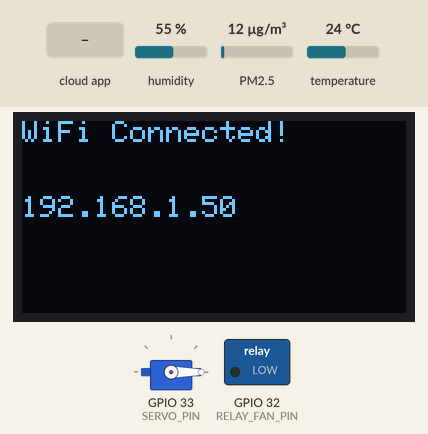
Simulated run of this sketch. Board: ESP32. Parts: 128×64 one-colour display, servo, switched loads named in the sketch (green lamp = pin HIGH). The inputs (shaded band) are chosen by the test bench; at power-on: PM2.5 12 µg/m³, humidity 55 %, temperature 24 °C. WiFi joins after 1.5 s; servers stay silent unless stated; the local clock reads 2024-03-15 10:24:30 at power-on unless the sketch sets it; the modem accepts every AT command (registered, SIM ready, sends succeed) and sends nothing else; the Firebase database answers and starts empty; what the sketch prints to the serial monitor is not drawn. At 24.6 s the program restarts the board; the recording ends there.

Above: at 2.6 s.
At 10.4 s:
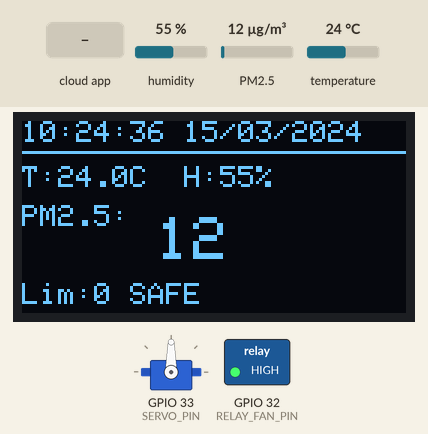
10.5 s: the phone or cloud app sets threshold to 1
At 12.3 s:
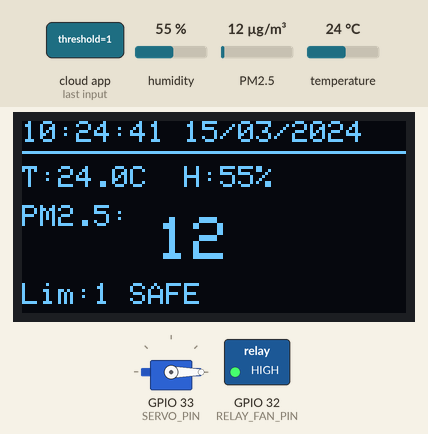
15.3 s: the phone or cloud app sets door to RESET
At 17.8 s:
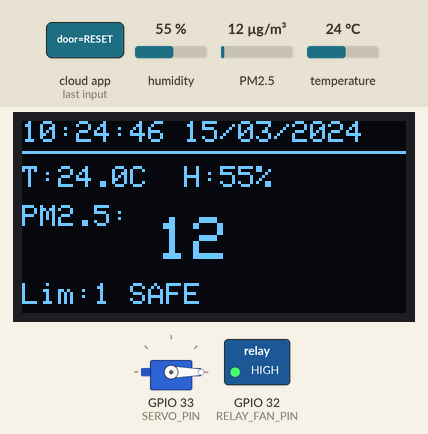
19.5 s: PM2.5 set to 6 µg/m³
At 20.7 s:
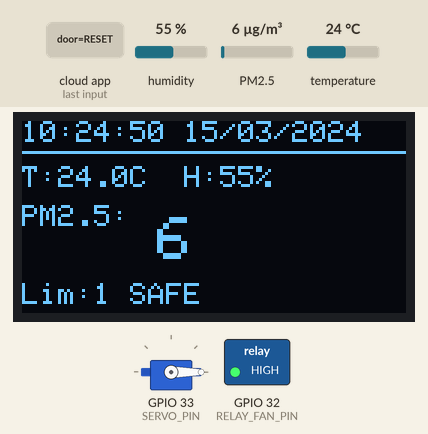
22.6 s: the phone or cloud app sets command to RESET
Timing chart, 0 to 24.6 s (numbered marks = the images above; inputs shaded):
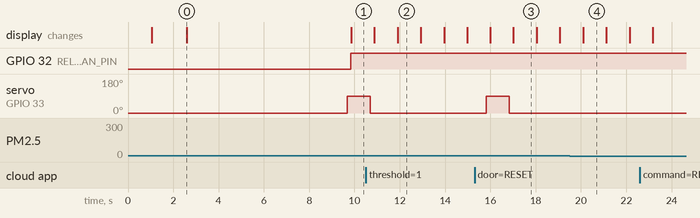

Measured:
- after the input at 15.3 s, servo on GPIO 33 (SERVO_PIN): 0° → 90° after 0.52 s, → 0° 1.0 s later
- what the display in image 0 shows lasts 7.3 s, from 2.6 s to 9.9 s
- what the display in image 2 shows lasts 1.0 s, from 11.9 s to 12.9 s

The sketch:

Environmental_Monitor.ino
```cpp
#include <WiFi.h>
#include <FirebaseESP32.h>
#include <ESP32Servo.h>
#include <Wire.h>
#include <Adafruit_GFX.h>
#include <Adafruit_SSD1306.h>
#include "Adafruit_SHT4x.h"
#include "PMS.h"
#include "config.h"
#include "website.h"
#include <time.h>
#include <BlynkSimpleEsp32.h>
#include <WebServer.h>

// --- CẤU HÌNH MÀN HÌNH OLED ---
#define SCREEN_WIDTH 128
#define SCREEN_HEIGHT 64
#define OLED_RESET    -1
Adafruit_SSD1306 display(SCREEN_WIDTH, SCREEN_HEIGHT, &Wire, OLED_RESET);

// --- CẤU HÌNH FIREBASE ---
FirebaseData fbdo;
FirebaseAuth auth;
FirebaseConfig fbConfig;

// --- CẤU HÌNH CẢM BIẾN & SERVO ---
Adafruit_SHT4x sht4 = Adafruit_SHT4x();
HardwareSerial SerialPMS(1);
PMS pms(SerialPMS);
PMS::DATA data;
Servo doorServo;

// --- CẤU HÌNH MODULE SIM 4G (A7680C) ---
#define SIM_RX 16
#define SIM_TX 17
HardwareSerial SerialSIM(2);
bool isSmsSent = false;
String phoneNumber = "+84968595206";

// --- CÁC BIẾN TRẠNG THÁI HỆ THỐNG ---
unsigned long lastPush = 0;
unsigned long lastGetFirebase = 0;
unsigned long lastLCDUpdate = 0;

int dynamic_threshold = 100;
int auto_close_time = 20;
int lastPos = 0;
String mode = "AUTO";
String manualDoorState = "CLOSE";
bool isFanOn = false;
unsigned long manualExpireTime = 0;

// Biến đếm số lần thử kết nối lại WiFi
int wifi_retry_count = 0;

// Khởi tạo Local Server chạy cổng 80
WebServer localServer(80);

// --- HÀM LẤY THỜI GIAN ---
String getFormattedTime() {
  struct tm timeinfo;
  if (!getLocalTime(&timeinfo)) return "SYNCING...";
  char buffer[25];
  strftime(buffer, sizeof(buffer), "%H:%M:%S %d/%m/%Y", &timeinfo);
  return String(buffer);
}

// --- HÀM GỬI TIN NHẮN SMS ---
void sendSMS(String message) {
  Serial.println(">> [SMS] Đang gửi tin nhắn cảnh báo...");
  SerialSIM.println("AT+CMGF=1"); // Đưa module về chế độ nhắn tin Text
  delay(200);
  SerialSIM.print("AT+CMGS=\"");
  SerialSIM.print(phoneNumber);
  SerialSIM.println("\"");
  delay(200);
  SerialSIM.print(message);
  delay(200);
  SerialSIM.write(26); // Mã ASCII Ctrl+Z để gửi
  delay(3000);
  Serial.println(">> [SMS] Đã gửi thành công!");
}

void setup() {
  Serial.begin(115200);
  // FIX LỖI RÚT CÁP TYPE-C: Chờ 1 giây để mạch nhận đủ nguồn từ Adapter ngoài
  delay(1000);

  Wire.begin(I2C_SDA, I2C_SCL);
  if(!display.begin(SSD1306_SWITCHCAPVCC, 0x3C)) Serial.println(F("OLED failed"));

  display.clearDisplay();
  display.setTextColor(SSD1306_WHITE);
  display.setCursor(0, 10);
  display.println("Connecting WiFi...");
  display.display();

  WiFi.begin(WIFI_SSID, WIFI_PASSWORD);
  while (WiFi.status() != WL_CONNECTED) { delay(500); Serial.print("."); }

  configTime(7 * 3600, 0, "pool.ntp.org");
  fbConfig.host = FIREBASE_HOST;
  fbConfig.signer.tokens.legacy_token = FIREBASE_AUTH;
  Firebase.begin(&fbConfig, &auth);
  Firebase.reconnectWiFi(true);

  if (!sht4.begin()) Serial.println("SHT41 error!");

  // Khởi tạo UART1 (Cảm biến bụi) và UART2 (SIM 4G)
  SerialPMS.begin(9600, SERIAL_8N1, PMS_RX, PMS_TX);
  SerialSIM.begin(115200, SERIAL_8N1, SIM_RX, SIM_TX);

  doorServo.attach(SERVO_PIN);
  pinMode(RELAY_FAN_PIN, OUTPUT);
  doorServo.write(0);
  digitalWrite(RELAY_FAN_PIN, LOW);
  Serial.println("\n--- SYSTEM READY ---");

  // Khởi tạo Web Server nội bộ TRƯỚC để chắc chắn nó đã mở port 80
  localServer.on("/", []() {
    localServer.send(200, "text/html", index_html);
  });
  localServer.begin();

  // IN RA IP RA CỔNG SERIAL
  Serial.println("\n==================================");
  Serial.print(">> WEB DASHBOARD IP: ");
  Serial.println(WiFi.localIP());
  Serial.println("==================================\n");

  // --- HIỂN THỊ IP LÊN MÀN HÌNH OLED ---
  display.clearDisplay();
  display.setTextSize(1);
  display.setCursor(0, 0);
  display.println("WiFi Connected!");
  display.setTextSize(1);
  display.setCursor(0, 25);
  display.println(WiFi.localIP().toString());
  display.display();

  delay(2500);

  lastLCDUpdate = millis();

  Blynk.config(BLYNK_AUTH_TOKEN);
}

void loop() {
  Blynk.run();
  localServer.handleClient();

  // --- KIỂM TRA WIFI & TỰ ĐỘNG RESET NẾU RỚT MẠNG LÂU ---
  if (WiFi.status() != WL_CONNECTED) {
    wifi_retry_count++;
    Serial.printf(">> Đang thử kết nối lại WiFi... Lần %d/10\n", wifi_retry_count);
    WiFi.begin(WIFI_SSID, WIFI_PASSWORD);
    delay(1000); // Mỗi lần thử cách nhau 1 giây

    if (wifi_retry_count >= 10) {
      Serial.println(">> [CRITICAL] Mất kết nối WiFi quá 10s! Đang tự động Reset hệ thống...");
      ESP.restart();
    }
    return;
  } else {
    wifi_retry_count = 0;
  }

  // --- 1. ĐỌC CÀI ĐẶT TỪ CLOUD ---
  if (millis() - lastGetFirebase > 1000) {
    lastGetFirebase = millis();
    bool cloudUpdated = false;

    // >> BẮT LỆNH RESET TỪ WEB DASHBOARD <<
    if (Firebase.getString(fbdo, "/Settings/command")) {
      if (fbdo.stringData() == "RESET") {
        Serial.println(">> NHẬN LỆNH REBOOT TỪ WEB. HỆ THỐNG SẼ RESET NGAY BÂY GIỜ...");
        Firebase.setString(fbdo, "/Settings/command", "NONE"); // Xóa lệnh cũ
        delay(1000);
        ESP.restart(); // LỆNH RESET PHẦN CỨNG
      }
    }

    if (Firebase.getInt(fbdo, "/Settings/threshold")) {
      if (dynamic_threshold != fbdo.intData()) { dynamic_threshold = fbdo.intData(); cloudUpdated = true; }
    }
    if (Firebase.getInt(fbdo, "/Settings/auto_close_time")) {
      if (auto_close_time != fbdo.intData()) { auto_close_time = fbdo.intData(); cloudUpdated = true; }
    }
    if (Firebase.getString(fbdo, "/Settings/door")) {
      if (manualDoorState != fbdo.stringData()) {
        manualDoorState = fbdo.stringData();
        manualExpireTime = 0;
        cloudUpdated = true;
      }
    }
    if (cloudUpdated) {
      Serial.printf(">> [SYNC] Limit: %d | Timer: %ds | DoorCmd: %s\n", dynamic_threshold, auto_close_time, manualDoorState.c_str());
    }
  }

  // --- 2. ĐỌC CẢM BIẾN ---
  sensors_event_t humidity, temp;
  sht4.getEvent(&humidity, &temp);

  static int pm25 = 0;
  if (pms.read(data)) {
    pm25 = data.PM_AE_UG_2_5;
  }
  String currentTime = getFormattedTime();

  // --- 3. LOGIC ĐIỀU KHIỂN THÔNG MINH & CẢNH BÁO SMS ---
  int thresholdHigh = dynamic_threshold;
  int thresholdLow = dynamic_threshold - 10;

  if (pm25 > thresholdHigh) {
    if (!isSmsSent) {
      String smsText = "ALERT: Bui min vuot nguong an toan (" + String(pm25) + "ug/m3). He thong dang tu dong dong cua!";
      sendSMS(smsText);
      isSmsSent = true;
    }

    if (manualDoorState == "CLOSE") {
      mode = "AUTO (PROTECT)";
      if(lastPos != 0) { doorServo.write(0); lastPos = 0; }
      isFanOn = true;
      manualExpireTime = 0;
    } else {
      mode = "AUTO (OVERRIDE)";
      if(lastPos != 90) { doorServo.write(90); lastPos = 90; }
      isFanOn = true;
      if (manualExpireTime == 0) {
        manualExpireTime = millis() + (auto_close_time * 1000);
        Serial.printf(">> WARNING! High Dust! Door will auto-close in %ds\n", auto_close_time);
      }
    }
  }
  else if (pm25 < thresholdLow) {
    isSmsSent = false;

    mode = "MANUAL";
    if (manualDoorState == "OPEN") {
      if(lastPos != 90) { doorServo.write(90); lastPos = 90; }
      isFanOn = false;
    } else {
      if(lastPos != 0) { doorServo.write(0); lastPos = 0; }
      isFanOn = false;
    }
    manualExpireTime = 0;
  }

  if (manualExpireTime != 0 && millis() > manualExpireTime) {
    Serial.println(">> TIMEOUT: Safe closing initiated.");
    manualDoorState = "CLOSE";
    Firebase.setString(fbdo, "/Settings/door", "CLOSE");
    manualExpireTime = 0;
  }

  digitalWrite(RELAY_FAN_PIN, isFanOn ? HIGH : LOW);

  // --- 4. CẬP NHẬT OLED & SERIAL ---
  if (millis() - lastLCDUpdate > 1000) {
    lastLCDUpdate = millis();
    Serial.printf("[%s] PM2.5:%d | Door:%s | Fan:%s | Mode:%s\n",
                  currentTime.c_str(), pm25, (lastPos == 90 ? "OPEN" : "CLOSE"), (isFanOn ? "ON" : "OFF"), mode.c_str());

    display.clearDisplay();
    display.setTextSize(1);
    display.setCursor(0, 0);
    display.print(currentTime);
    display.drawFastHLine(0, 10, 128, SSD1306_WHITE);
    display.setCursor(0, 15);
    display.printf("T:%.1fC  H:%.0f%%", temp.temperature, humidity.relative_humidity);
    display.setCursor(0, 28);
    display.print("PM2.5:");
    display.setTextSize(2);
    display.setCursor(45, 32);
    display.print(pm25);
    display.setTextSize(1);
    display.setCursor(0, 54);
    display.printf("Lim:%d %s", dynamic_threshold, (manualExpireTime > 0 ? "!!WARN!!" : "SAFE"));
    display.display();
  }

  // --- 5. PUSH DỮ LIỆU LÊN FIREBASE ---

  // 5.1 Đẩy dữ liệu Real-time cho Web (Ghi đè mỗi 3 giây)
  if (millis() - lastPush > 2000) {
      lastPush = millis();
      FirebaseJson json;
      json.set("temp", temp.temperature);
      json.set("hum", humidity.relative_humidity);
      json.set("pm25", pm25);
      json.set("fan", isFanOn ? "ON" : "OFF");
      json.set("door", lastPos == 90 ? "OPEN" : "CLOSE");
      json.set("mode", mode);
      json.set("time_str", currentTime);

      int remain = 0;
      if (manualExpireTime > millis()) {
          remain = (manualExpireTime - millis()) / 1000;
      }
      json.set("remaining", remain);

      Firebase.setJSON(fbdo, "/Environment/Latest", json);
  }

  // 5.2 Đẩy dữ liệu Lịch sử (Tạo dòng mới mỗi 5 phút = 300000ms)
  static unsigned long lastHistoryPush = 0;
  if (millis() - lastHistoryPush > 300000) {
      lastHistoryPush = millis();

      FirebaseJson historyJson;
      historyJson.set("temp", temp.temperature);
      historyJson.set("hum", humidity.relative_humidity);
      historyJson.set("pm25", pm25);

      // Bổ sung các thông số quan trọng cho báo  CSV
      historyJson.set("limit", dynamic_threshold);
      historyJson.set("door", lastPos == 90 ? "OPEN" : "CLOSE");
      historyJson.set("time_str", currentTime);

      // BẮT BUỘC có hàm time() lấy UNIX Timestamp
      time_t now;
      time(&now);
      historyJson.set("timestamp", now);

      // Dùng lệnh pushJSON để tạo ra 1 bản ghi mới
      if (Firebase.pushJSON(fbdo, "/Environment/History", historyJson)) {
          Serial.println("\n========================================");
          Serial.println(">> [FIREBASE] ĐÃ LƯU BẢN GHI VÀO LỊCH SỬ !");
          Serial.printf("   - Thời gian:      %s\n", currentTime.c_str());
          Serial.printf("   - Nhiệt độ:       %.1f °C\n", temp.temperature);
          Serial.printf("   - Độ ẩm:          %.0f %%\n", humidity.relative_humidity);
          Serial.printf("   - Bụi mịn PM2.5:  %d µg/m3\n", pm25);
          Serial.printf("   - Ngưỡng (Limit): %d\n", dynamic_threshold);
          Serial.printf("   - Cửa (Servo):    %s\n", (lastPos == 90 ? "OPEN" : "CLOSE"));
          Serial.println("========================================\n");
      } else {
          Serial.println(">> [FIREBASE] LỖI LƯU LỊCH SỬ: " + fbdo.errorReason());
      }
  }
}
```

config.h
```cpp
#ifndef CONFIG_H
#define CONFIG_H

// 1. Cấu hình kết nối WiFi
const char* WIFI_SSID = "Bao Lam 2.4G";
const char* WIFI_PASSWORD = "baolam1683";

// 2. Cấu hình ứng dụng BLYNK (Thêm mới)
#define BLYNK_TEMPLATE_ID "TMPL6tNTP8zT1"
#define BLYNK_TEMPLATE_NAME "IoT Environmental Monitoring System"
#define BLYNK_AUTH_TOKEN "idWQLlmxs60FgMosqmMTVi_j8li6fyqq"

// 3. Cấu hình Firebase Cloud
// Lưu ý: Không để https:// ở đầu host
#define FIREBASE_HOST "iot-environmental-acd0a-default-rtdb.asia-southeast1.firebasedatabase.app"
#define FIREBASE_AUTH "kG2Z2hVIyCnkyJbCo2jJBCRYVtpCd6HgOaREg8Zo"

// 4. Cấu hình thời gian thực (NTP)
#define NTP_SERVER "pool.ntp.org"
#define GMT_OFFSET_SEC 25200
#define DAYLIGHT_OFFSET_SEC 0

// 5. Đường dẫn dữ liệu Firebase (Paths)
#define PATH_LATEST "/Environment/Latest"
#define PATH_HISTORY "/Environment/History"
#define PATH_THRESHOLD "/Settings/threshold"

// 6. Cấu hình Số điện thoại & Chân cắm Module SIM 4G
#define SIM_RX 16
#define SIM_TX 17
const String ALERT_PHONE_NUMBER = "+84698595206";

// 7. Cấu hình chân cắm (Pin Mapping) cho ESP32 WROOM
#define PMS_RX 26
#define PMS_TX 27
#define SERVO_PIN 33
#define RELAY_FAN_PIN 32

// 8. Cấu hình chân I2C (Màn hình OLED & SHT41)
#define I2C_SDA 21
#define I2C_SCL 22

// 9. Thông số vận hành
const int DEFAULT_PM_THRESHOLD = 100;

#endif
```

Source omitted: website.h (50950 bytes)
